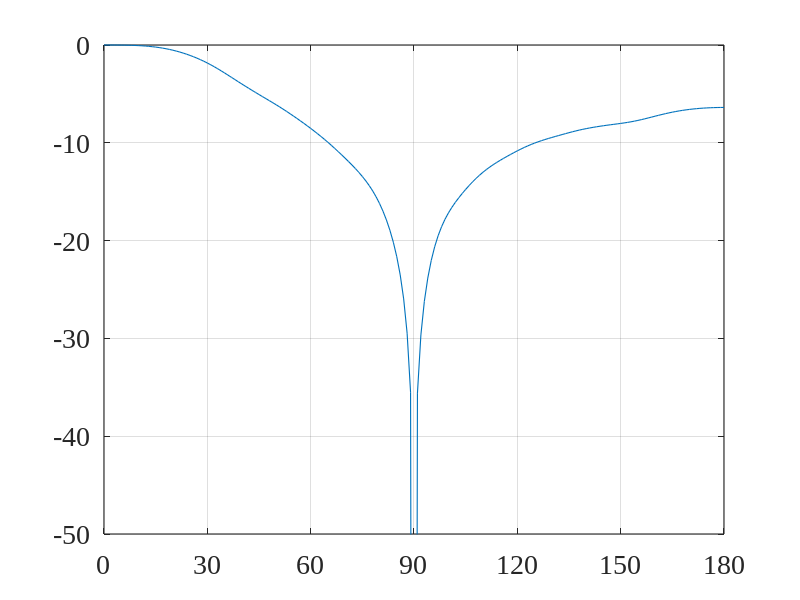
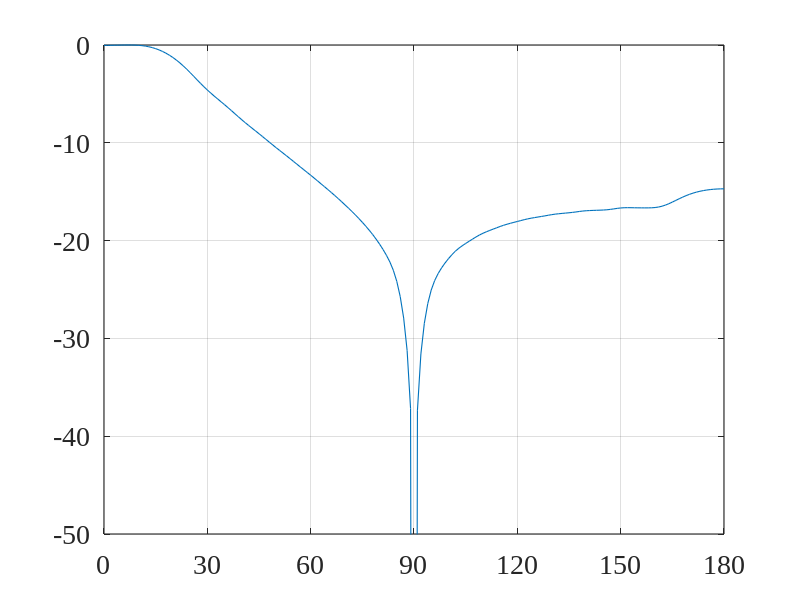
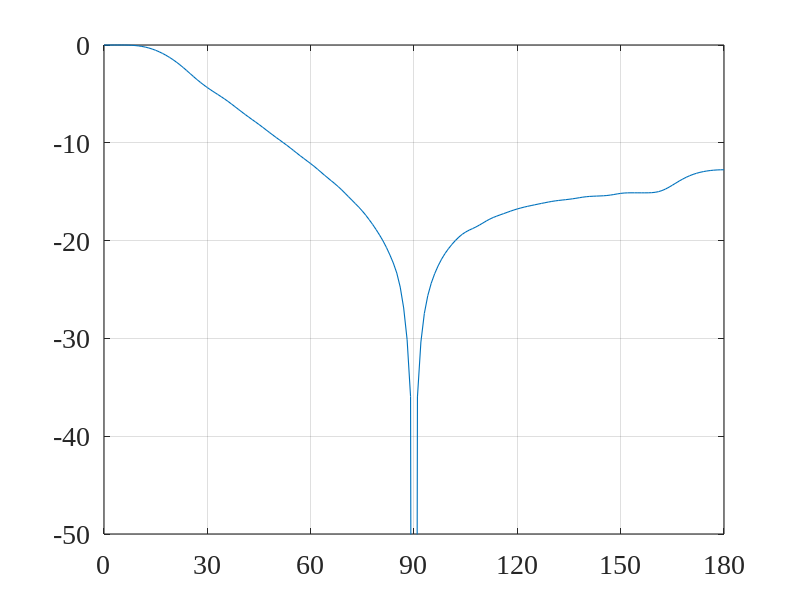
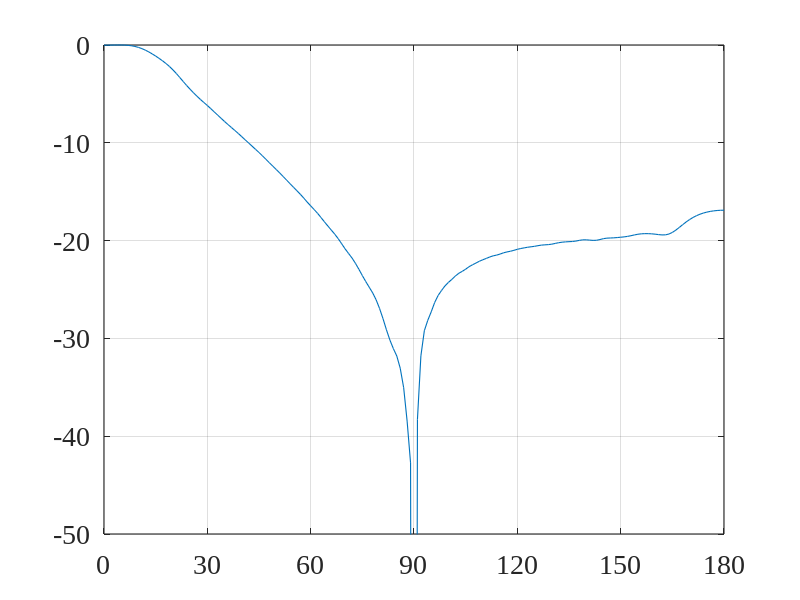

Recreate these plots in MATLAB, in order.
close all; clc; clear all;
linewd = 0.8;
hcfontsize = 20;
MarkerSize=9;

% Input:
c=340; % voice velocity
fs=8e3;
theta_d=0/180*pi;
theta_n=90/180*pi;
delta_vec=[0.02 0.02 0.04 0.04];     % distance between microphones
M_vec=[20 40 20 40];     % number of microphones
P=25;
Lh=30;
L=2*P+Lh;
[jj,ii]=meshgrid(1:L,1:Lh);

idx_fig=1;
delta=delta_vec(idx_fig);
M=M_vec(idx_fig);
G_theta_d=zeros(M*Lh,L);
for m=1:M
    Gm_theta_d=sinc(-P-Lh+1-ii+jj-fs*(m-1)*delta/c*cos(theta_d));
    G_theta_d(((m-1)*Lh+1):(m*Lh),:)=Gm_theta_d;
end
diag_GG=diag(G_theta_d'*G_theta_d);
idx_max=find(diag_GG==max(diag_GG),1);
i_ell=zeros(L,1);
i_ell(idx_max)=1;

G_theta_n=zeros(M*Lh,L);
for m=1:M
    Gm_theta_n=sinc(-P-Lh+1-ii+jj-fs*(m-1)*delta/c*cos(theta_n));
    G_theta_n(((m-1)*Lh+1):(m*Lh),:)=Gm_theta_n;
end

C=[G_theta_d G_theta_n];
h=C*pinv(C'*C)*[i_ell; zeros(L,1)];

% Beampattern
phi_vec=(0:1:180)'/180*pi;
Lphi=length(phi_vec);
Ba2=zeros(Lphi,1);
G_phi=zeros(M*Lh,L);
for idx_phi=1:Lphi
    phi=phi_vec(idx_phi);
    for m=1:M
        gm_phi=sinc((-P:P)'-fs*(m-1)*delta/c*cos(phi));
        Gm_phi=sinc(-P-Lh+1-ii+jj-fs*(m-1)*delta/c*cos(phi));
        G_phi(((m-1)*Lh+1):(m*Lh),:)=Gm_phi;
    end
    Ba2(idx_phi)=h'*G_phi*G_phi'*h;
end
Ba=Ba2.^0.5;
Ba=Ba/max(Ba);
Ba_dB=20*log10(Ba);

figure
plot(phi_vec/pi*180,Ba_dB,'linewidth',linewd);
set(gca, 'Color', [1, 1, 1]);
set(gca, 'FontName', 'Times New Roman');
set(gca, 'FontSize', hcfontsize);
set(gca, 'LineWidth', linewd);
set(gca,'XLim',[0 180]);
set(gca,'XTick',0:30:180);
set(gca,'YLim',[-50 0]);
box on; grid on;


idx_fig=2;
delta=delta_vec(idx_fig);
M=M_vec(idx_fig);
G_theta_d=zeros(M*Lh,L);
for m=1:M
    Gm_theta_d=sinc(-P-Lh+1-ii+jj-fs*(m-1)*delta/c*cos(theta_d));
    G_theta_d(((m-1)*Lh+1):(m*Lh),:)=Gm_theta_d;
end
diag_GG=diag(G_theta_d'*G_theta_d);
idx_max=find(diag_GG==max(diag_GG),1);
i_ell=zeros(L,1);
i_ell(idx_max)=1;

G_theta_n=zeros(M*Lh,L);
for m=1:M
    Gm_theta_n=sinc(-P-Lh+1-ii+jj-fs*(m-1)*delta/c*cos(theta_n));
    G_theta_n(((m-1)*Lh+1):(m*Lh),:)=Gm_theta_n;
end

C=[G_theta_d G_theta_n];
h=C*pinv(C'*C)*[i_ell; zeros(L,1)];

% Beampattern
phi_vec=(0:1:180)'/180*pi;
Lphi=length(phi_vec);
Ba2=zeros(Lphi,1);
G_phi=zeros(M*Lh,L);
for idx_phi=1:Lphi
    phi=phi_vec(idx_phi);
    for m=1:M
        gm_phi=sinc((-P:P)'-fs*(m-1)*delta/c*cos(phi));
        Gm_phi=sinc(-P-Lh+1-ii+jj-fs*(m-1)*delta/c*cos(phi));
        G_phi(((m-1)*Lh+1):(m*Lh),:)=Gm_phi;
    end
    Ba2(idx_phi)=h'*G_phi*G_phi'*h;
end
Ba=Ba2.^0.5;
Ba=Ba/max(Ba);
Ba_dB=20*log10(Ba);

figure
plot(phi_vec/pi*180,Ba_dB,'linewidth',linewd);
set(gca, 'Color', [1, 1, 1]);
set(gca, 'FontName', 'Times New Roman');
set(gca, 'FontSize', hcfontsize);
set(gca, 'LineWidth', linewd);
set(gca,'XLim',[0 180]);
set(gca,'XTick',0:30:180);
set(gca,'YLim',[-50 0]);
box on; grid on;

idx_fig=3;
delta=delta_vec(idx_fig);
M=M_vec(idx_fig);
G_theta_d=zeros(M*Lh,L);
for m=1:M
    Gm_theta_d=sinc(-P-Lh+1-ii+jj-fs*(m-1)*delta/c*cos(theta_d));
    G_theta_d(((m-1)*Lh+1):(m*Lh),:)=Gm_theta_d;
end
diag_GG=diag(G_theta_d'*G_theta_d);
idx_max=find(diag_GG==max(diag_GG),1);
i_ell=zeros(L,1);
i_ell(idx_max)=1;

G_theta_n=zeros(M*Lh,L);
for m=1:M
    Gm_theta_n=sinc(-P-Lh+1-ii+jj-fs*(m-1)*delta/c*cos(theta_n));
    G_theta_n(((m-1)*Lh+1):(m*Lh),:)=Gm_theta_n;
end

C=[G_theta_d G_theta_n];
h=C*pinv(C'*C)*[i_ell; zeros(L,1)];

% Beampattern
phi_vec=(0:1:180)'/180*pi;
Lphi=length(phi_vec);
Ba2=zeros(Lphi,1);
G_phi=zeros(M*Lh,L);
for idx_phi=1:Lphi
    phi=phi_vec(idx_phi);
    for m=1:M
        gm_phi=sinc((-P:P)'-fs*(m-1)*delta/c*cos(phi));
        Gm_phi=sinc(-P-Lh+1-ii+jj-fs*(m-1)*delta/c*cos(phi));
        G_phi(((m-1)*Lh+1):(m*Lh),:)=Gm_phi;
    end
    Ba2(idx_phi)=h'*G_phi*G_phi'*h;
end
Ba=Ba2.^0.5;
Ba=Ba/max(Ba);
Ba_dB=20*log10(Ba);

figure
plot(phi_vec/pi*180,Ba_dB,'linewidth',linewd);
set(gca, 'Color', [1, 1, 1]);
set(gca, 'FontName', 'Times New Roman');
set(gca, 'FontSize', hcfontsize);
set(gca, 'LineWidth', linewd);
set(gca,'XLim',[0 180]);
set(gca,'XTick',0:30:180);
set(gca,'YLim',[-50 0]);
box on; grid on;

idx_fig=4;
delta=delta_vec(idx_fig);
M=M_vec(idx_fig);
G_theta_d=zeros(M*Lh,L);
for m=1:M
    Gm_theta_d=sinc(-P-Lh+1-ii+jj-fs*(m-1)*delta/c*cos(theta_d));
    G_theta_d(((m-1)*Lh+1):(m*Lh),:)=Gm_theta_d;
end
diag_GG=diag(G_theta_d'*G_theta_d);
idx_max=find(diag_GG==max(diag_GG),1);
i_ell=zeros(L,1);
i_ell(idx_max)=1;

G_theta_n=zeros(M*Lh,L);
for m=1:M
    Gm_theta_n=sinc(-P-Lh+1-ii+jj-fs*(m-1)*delta/c*cos(theta_n));
    G_theta_n(((m-1)*Lh+1):(m*Lh),:)=Gm_theta_n;
end

C=[G_theta_d G_theta_n];
h=C*pinv(C'*C)*[i_ell; zeros(L,1)];

% Beampattern
phi_vec=(0:1:180)'/180*pi;
Lphi=length(phi_vec);
Ba2=zeros(Lphi,1);
G_phi=zeros(M*Lh,L);
for idx_phi=1:Lphi
    phi=phi_vec(idx_phi);
    for m=1:M
        gm_phi=sinc((-P:P)'-fs*(m-1)*delta/c*cos(phi));
        Gm_phi=sinc(-P-Lh+1-ii+jj-fs*(m-1)*delta/c*cos(phi));
        G_phi(((m-1)*Lh+1):(m*Lh),:)=Gm_phi;
    end
    Ba2(idx_phi)=h'*G_phi*G_phi'*h;
end
Ba=Ba2.^0.5;
Ba=Ba/max(Ba);
Ba_dB=20*log10(Ba);

figure
plot(phi_vec/pi*180,Ba_dB,'linewidth',linewd);
set(gca, 'Color', [1, 1, 1]);
set(gca, 'FontName', 'Times New Roman');
set(gca, 'FontSize', hcfontsize);
set(gca, 'LineWidth', linewd);
set(gca,'XLim',[0 180]);
set(gca,'XTick',0:30:180);
set(gca,'YLim',[-50 0]);
box on; grid on;
